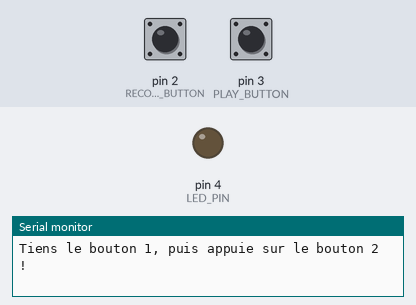
Bench run of a sketch on a simulated Arduino Uno, built with avr-gcc and run on an emulated ATmega328P. On the bench: output pins drawn as LEDs (lit = HIGH), the last lines printed to the serial monitor. The inputs (shaded band) are chosen by the test bench; at power-on: pin 2 (RECORD_BUTTON) HIGH, pin 3 (PLAY_BUTTON) HIGH.

Above: at 1.2 s.
1.3 s: pin 2 (RECORD_BUTTON) pulled LOW for 0.15 s
At 1.37 s:
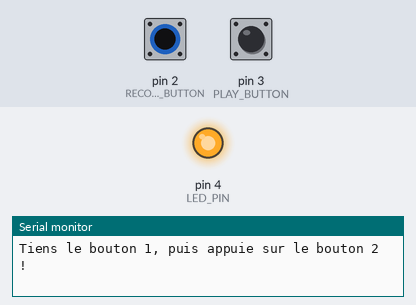
2.9 s: pin 3 (PLAY_BUTTON) pulled LOW for 0.15 s
At 4.0 s:
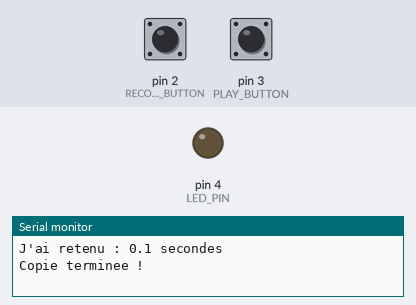
4.6 s: pin 3 (PLAY_BUTTON) pulled LOW for 3.2 s
At 9.1 s:
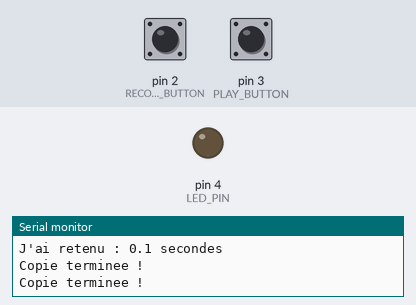
9.4 s: pin 2 (RECORD_BUTTON) pulled LOW for 3.2 s
At 9.9 s:
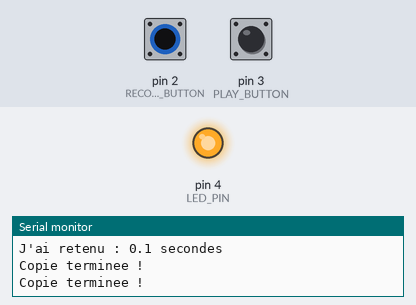
Timing chart, 0 to 14.1 s (numbered marks = the images above; inputs shaded):
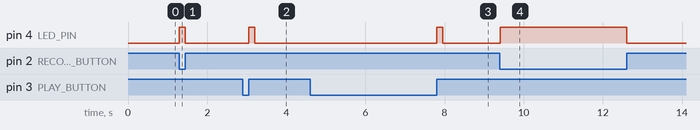

The sketch:

06-copy-my-timing.ino
```cpp
/*
 * Lesson 6 - Copy my timing  (Copie mon temps !)
 * Goal: hold button 1 for as long as you like; the light stays on while you hold it.
 *       Then press button 2: the light copies EXACTLY the same length of time.
 * Big idea: the Arduino has a stopwatch (millis) and a memory (a variable).
 *
 * Wiring: button 1 D2 -> GND, button 2 D3 -> GND, LED 1 on D4 (220 ohm to GND).
 */

const int RECORD_BUTTON = 2;
const int PLAY_BUTTON = 3;
const int LED_PIN = 4;

unsigned long recorded = 0;          // the remembered time, in milliseconds

void setup() {
  pinMode(RECORD_BUTTON, INPUT_PULLUP);
  pinMode(PLAY_BUTTON, INPUT_PULLUP);
  pinMode(LED_PIN, OUTPUT);
  Serial.begin(9600);
  Serial.println("Tiens le bouton 1, puis appuie sur le bouton 2 !");
}

void loop() {
  // --- Record: measure how long button 1 is held down ---
  if (digitalRead(RECORD_BUTTON) == LOW) {
    unsigned long start = millis();              // stopwatch: start
    digitalWrite(LED_PIN, HIGH);
    while (digitalRead(RECORD_BUTTON) == LOW) { } // wait while the finger holds the button
    recorded = millis() - start;                 // stopwatch: stop
    digitalWrite(LED_PIN, LOW);
    Serial.print("J'ai retenu : ");
    Serial.print(recorded / 1000.0, 1);          // show it in seconds, e.g. 2.4
    Serial.println(" secondes");
    delay(50);
  }

  // --- Play: light up for exactly the recorded time ---
  if (digitalRead(PLAY_BUTTON) == LOW && recorded > 0) {
    delay(50);
    while (digitalRead(PLAY_BUTTON) == LOW) { }  // wait for release, then play
    digitalWrite(LED_PIN, HIGH);
    delay(recorded);
    digitalWrite(LED_PIN, LOW);
    Serial.println("Copie terminee !");
  }
}
```

Measured:
- after the input at 1.3 s, pin 4 (LED_PIN): LOW → HIGH at once, → LOW 0.15 s later
- after the input at 2.9 s, pin 4 (LED_PIN): LOW → HIGH after 0.15 s, → LOW 0.15 s later
- after the input at 4.6 s, pin 4 (LED_PIN): LOW → HIGH after 3.2 s, → LOW 0.15 s later
- after the input at 9.4 s, pin 4 (LED_PIN): LOW → HIGH at once, → LOW 3.2 s later
